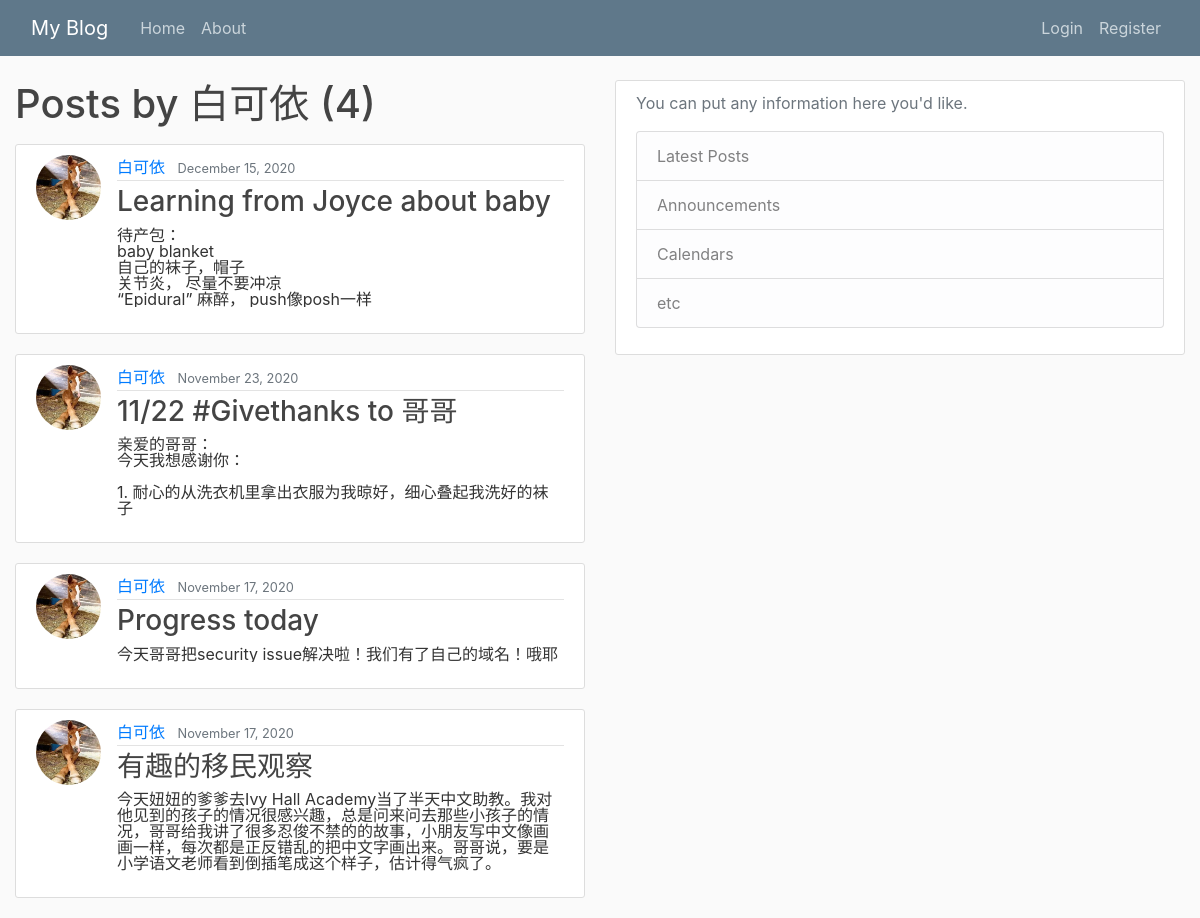
Screenshot of /user/白可依 with the database file from the repository.
### blog/models.py (models this page shows, shortened)
class Post(models.Model):
    title = models.CharField(max_length=100)
    content = models.TextField()
    date_posted = models.DateTimeField(default=timezone.now)
    author = models.ForeignKey(User, on_delete=models.CASCADE)

### users/models.py (models this page shows, shortened)
class Profile(models.Model):
    user = models.OneToOneField(User, on_delete=models.CASCADE)
    image = models.ImageField(default='default.jpg', upload_to='profile_pics')

### blog/views.py (the view)
# urls.py: path('user/<str:username>', UserPostListView.as_view(), name='user-posts'),
class UserPostListView(ListView):
    model = Post
    template_name = 'blog/user_posts.html' # <app>/<model>_<viewtype>.html
    context_object_name = 'posts' # the default name is object
    paginate_by = 5 #2 per page
    def get_queryset(self):
        user = get_object_or_404(User, username=self.kwargs.get('username'))
        return Post.objects.filter(author=user).order_by('-date_posted')

### blog/templates/blog/user_posts.html (shortened to what this page needs)
{% extends "blog/base.html" %}
    {% block content %}
        <h1 class="mb-3">Posts by {{ view.kwargs.username }} ({{ page_obj.paginator.count }})</h1>
    {% for post in posts %}
     <article class="media content-section">
         <img class="rounded-circle article-img" src="{{ post.author.profile.image.url }}">
          <div class="media-body">
            <div class="article-metadata">
              <a class="mr-2" href="{% url 'user-posts' post.author.username %}">{{ post.author }}</a>
              <small class="text-muted">{{ post.date_posted|date:"F d, Y" }}</small>
            </div>
            <h3><a class="article-title" href="{% url 'post-detail' post.id %}">{{ post.title }}</a></h3>
            <p style="
            line-height: 1em;
            max-height: 5em;
            overflow:hidden" class="article-content">{{ post.content }}</p>
          </div>
        </article>
    {% endfor %}
{% endblock %}

### blog/static/blog/main.css (style rules this page uses)
body { background: #fafafa; color: #333333; margin-top: 5rem; }
h1, h2, h3, h4, h5, h6 { color: #444444; }
.content-section { background: #ffffff; padding: 10px 20px; border: 1px solid #dddddd; border-radius: 3px; margin-bottom: 20px; }
.article-title { color: #444444; }
.article-content { white-space: pre-line; }
.article-img { height: 65px; width: 65px; margin-right: 16px; }
.article-metadata { padding-bottom: 1px; margin-bottom: 4px; border-bottom: 1px solid #e3e3e3 }

### rows the page displays
Post: author.profile.image (picture), author "白可依", date_posted "December 15, 2020", title "Learning from Joyce about baby", content "待产包： baby blanket 自己的袜子，帽子 关节炎， 尽量不要冲凉 “Epidural” 麻醉， push像posh一样…"
Post: author.profile.image (picture), author "白可依", date_posted "November 23, 2020", title "11/22 #Givethanks to 哥哥", content "亲爱的哥哥： 今天我想感谢你： 1. 耐心的从洗衣机里拿出衣服为我晾好，细心叠起我洗好的袜子…"
Post: author.profile.image (picture), author "白可依", date_posted "November 17, 2020", title "Progress today", content "今天哥哥把security issue解决啦！我们有了自己的域名！哦耶"
Post: author.profile.image (picture), author "白可依", date_posted "November 17, 2020", title "有趣的移民观察", content "今天妞妞的爹爹去Ivy Hall Academy当了半天中文助教。我对他见到的孩子的情况很感兴趣，总是问来问去那些小孩子的情况，哥哥给我讲了很多忍俊不禁的的故事，小朋友写中文像画画一样，每次都是正反错乱的把中文字画出来。哥哥说，要是小学语文老师看到倒插笔成这个样子，估计得气疯了。…"

### other values shown
{{ view.kwargs.username }} "白可依"
{{ page_obj.paginator.count }} "4"
